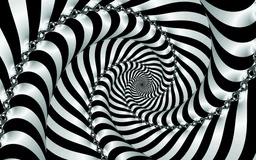
#> input picture lab_6/img1.jpg, 256 x 160 px, shrunk from 1920 x 1200 before the run
$ python lab6.py
#> lines starting #> are read from the running program, lines starting #| are printed output that depends on the picture
import cv2
import numpy as np
import matplotlib.pyplot as plt


# u_{\delta}(i,j)
def calcuate_u(img, max_delta):
    width, height = img.shape
    u = np.zeros((max_delta + 1, width + 1, height + 1))

    for i in range(0, width):
        for j in range(0, height):
            u[0][i][j] = img[i][j]
            for d in range(1, max_delta + 1):
                u[d][i][j] = max(u[d-1][i][j] + 1,
                                 max(u[d-1][i+1][j+1], u[d-1][i-1][j+1],
                                     u[d-1][i+1][j-1], u[d-1][i-1][j-1]))
    return u


# b_{\delta}(i,j)
def calcuate_b(img, max_delta):
    width, height = img.shape
    b = np.zeros((max_delta + 1, width + 1, height + 1))

    for i in range(0, width):
        for j in range(0, height):
            b[0][i][j] = img[i][j]
            for d in range(1, max_delta + 1):
                b[d][i][j] = min(b[d-1][i][j] - 1,
                                 min(b[d-1][i+1][j+1], b[d-1][i-1][j+1],
                                     b[d-1][i+1][j-1], b[d-1][i-1][j-1]))
    return b


# объем \delta-параллельного тела
def calcuate_vol(img, max_delta):
    width, height = img.shape
    u = calcuate_u(img, max_delta)
    b = calcuate_b(img, max_delta)
    vol = np.zeros(max_delta + 1)

    for d in range(1, max_delta + 1):
        sum = 0
        for i in range(0, width):
            for j in range(0, height):
                sum += u[d][i][j] - b[d][i][j]
        vol[d] = sum

    return vol

    return vol


# площадь поверхности фрактала А_{\delta}
def calculate_A(img, max_delta):
    A = np.zeros(max_delta + 1)
    vol = calcuate_vol(img, max_delta)

    for d in range(1, max_delta + 1):
        A[d] = (vol[d] - vol[d-1]) / 2

    return A


def calculate_D(img_path, max_delta, cell_size):
#> called with img_path = 'img1.jpg', max_delta = 2, cell_size = 50
    img = cv2.imread(img_path, cv2.IMREAD_GRAYSCALE)
#> img: shape (160, 256); min 0, max 255, mean 104.1
    width, height = img.shape
#> width = 160; height = 256

    cell_width = int(width / cell_size)
#> cell_width = 3
    cell_heigth = int(height / cell_size)
#> cell_heigth = 5
    A = np.zeros((cell_width, cell_heigth, max_delta + 1))

    for i in range(0, cell_width):
        for j in range(0, cell_heigth):
            cell_img = img[j*cell_size:cell_size *
                           (j+1), i*cell_size:cell_size*(i+1)]
            a = calculate_A(cell_img, max_delta)
            for d in range(1, max_delta + 1):
                A[i][j][d] = a[d]

    sum_A = []
#> sum_A = []
    for d in range(1, max_delta + 1):
        sum = 0
        for i in range(0, cell_width):
            for j in range(0, cell_heigth):
                sum += A[i][j][d]
        sum_A.append(sum)
#> after the loop, sum_A = [1629818, 328058.5]

    return np.polyfit(np.log(sum_A), np.log(np.arange(1, max_delta+1)), 1)[0] * (-1)


paths = ["img1.jpg", "img2.jpg"]
fig, ax = plt.subplots()

for path in paths:
    print(path)
    res = []

    for d in range(2, 11):
        res.append(calculate_D(path, d, 50))
        print("{:2}: {}".format(d, round(res[d-2], 3)))
#|  2: 0.432

    ax.plot(range(2, 11), res)

ax.set(xlabel='delta', ylabel='ln(A_delta) / ln(delta)')
ax.grid()
ax.legend(paths)
fig.savefig("plot.png")
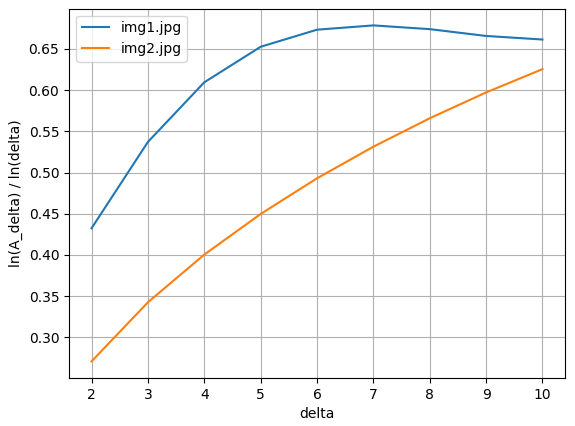
#> figure drawn by matplotlib, 1 panel
plt.show()
